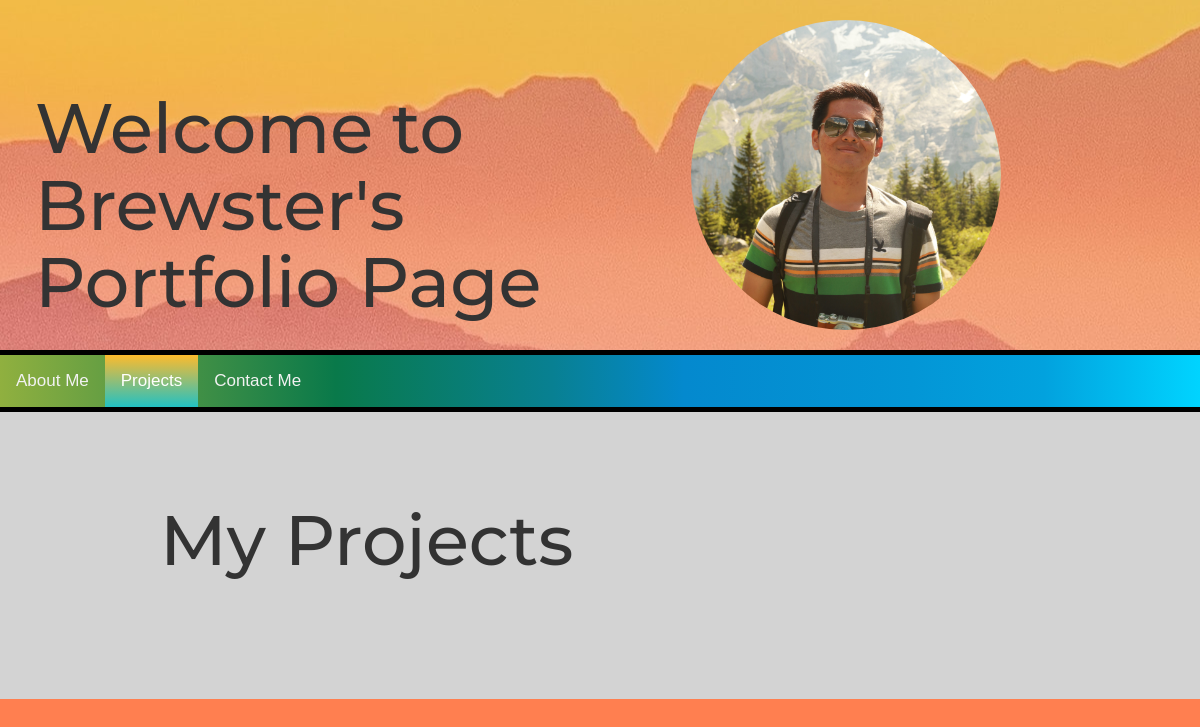
Before: /projects with the older database file.
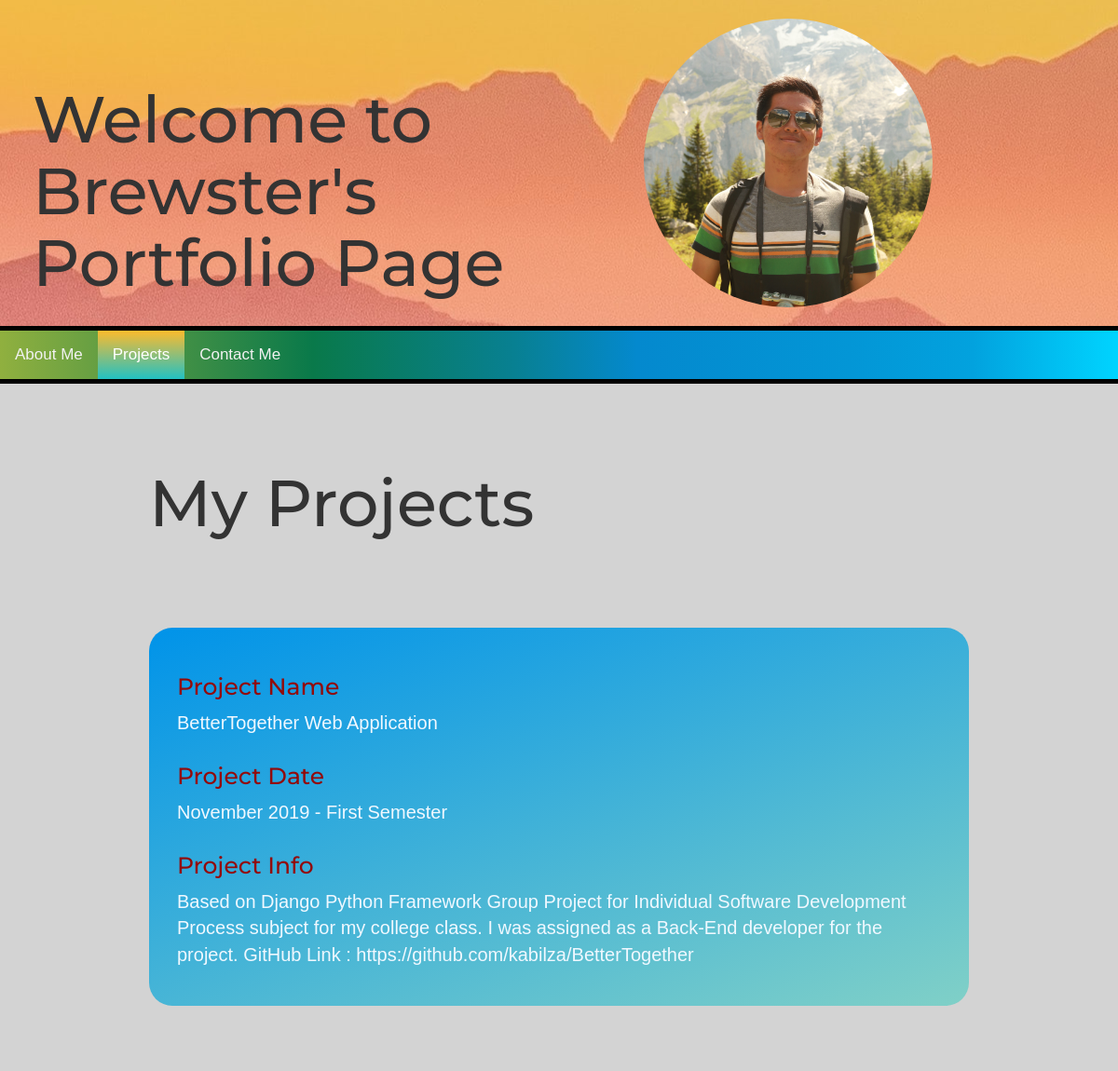
After: the same page with the newer database file.
### portfolio/models.py (models this page shows)
class Projects(models.Model):
    project_name = models.TextField('Project Name', default="NOT SET")
    project_info = models.TextField('Project Info', default="NOT SET")
    date_created = models.TextField('Date', default="NOT SET")
    def get_project_name(self):
        return f"{self.project_name}"
    def get_project_info(self):
        return f"{self.project_info}"
    def get_project_date(self):
        return f"{self.date_created}"

### portfolio/views.py (the view)
# urls.py: path('projects', views.projects, name='projects'),
def projects(request):
    projects = Projects.objects.all()
    context = {'projects' : projects}
    return render(request, 'portfolio/projects.html', context)

### portfolio/templates/portfolio/projects.html (shortened to what this page needs)
{% load static %}
<html>
<body>
  <head>
    <link rel="stylesheet" href="https://maxcdn.bootstrapcdn.com/bootstrap/3.4.1/css/bootstrap.min.css">
    <link rel="stylesheet" href="../static/css/homepage_style.css">
  </head>
  <header style="background-image: url({% static 'image/cover2.jpg' %}); background-position: center center;">
    <div class="container-fluid">
        <h1>Welcome to Brewster's Portfolio Page</h1>
    </div>
    <div class="container">
      <img class="logo" src="{% static 'image/me.jpg' %}" alt="My image">
    </div>
  </header>
  <div class="topnav">
    <a href="{% url 'portfolio:home' %}">About Me</a>
    <a href="#news" class="active">Projects</a>
    <a href="#contact">Contact Me</a>
  </div>
  <div class="main-content">
    <h1>My Projects</h1>
    <div class="container-proj">
    {% if projects %}
      {% for object in projects %}
      <div class="container-proj2">
        <h2> Project Name </h2>
        <p> {{ object.get_project_name }} </p>
        <h2> Project Date </h2>
        <p> {{ object.get_project_date }} </p>
        <h2> Project Info </h2>
        <p> {{ object.get_project_info }} </p>
        </div>
      {% endfor %}
    {% endif %}
    </div>
  </div>
</body>
</html>

### portfolio/static/css/homepage_style.css (style rules this page uses)
h1 { font-family: 'Montserrat', sans-serif; font-size: 70px; }
h2 { font-family: 'Montserrat', sans-serif; font-size: 25px; color: rgb(146, 11, 11); }
a { font-family: 'Trebuchet MS', sans-serif; }
body { background-color: coral; }
.container-fluid { padding-top: 70px; padding-left: 35px; }
.container-proj { display: flex; flex-direction: row; flex-wrap: wrap; padding-top: 40px; align-items: center; justify-content: center; }
.container-proj2 { display: flex; flex-direction: column; position: relative; width: 900px; padding-top: 20px; border: 2px hidden; padding-left: 30px; padding-right: 30px; padding-top: 30px; padding-bottom: 30px; border-radius: 25px; background-color: #0093E9; background-image: linear-gradient(160deg, #0093E9 0%, #80D0C7 100%); margin-top: 45px; }
p { font-family: 'Trebuchet MS', sans-serif; font-size: 20px; color: aliceblue; }
.main-content { width: 100%; background-color: lightgrey; padding-top: 70px; padding-left: 160px; padding-right: 160px; padding-bottom: 70px; }
header, .full-width { display: flex; width: 100%; }
img, .logo { width: 350px; height: 350px; border-radius: 50%; object-fit: cover; padding-top: 20px; padding-bottom: 20px; padding-left: 20px; padding-right: 20px; }
.topnav { border-top: 5px solid black; border-bottom: 5px solid black; position: relative; background: linear-gradient(90deg, rgba(144,176,63,1) 0%, rgba(9,121,74,1) 28%, rgba(8,128,146,1) 46%, rgba(4,137,206,1) 57%, rgba(3,150,214,1) 76%, rgba(2,162,222,1) 87%, rgba(0,212,255,1) 100%); overflow: hidden; }
.topnav a { float: left; color: #f2f2f2; text-align: center; padding: 14px 16px; text-decoration: none; font-size: 17px; }
.topnav a.active { background: linear-gradient(0deg, rgba(34,193,195,1) 0%, rgba(253,187,45,1) 100%); color: white; }

Changed rows visible on the page:
added Projects: get_project_name "BetterTogether Web Application", get_project_date "November 2019 - First Semester", get_project_info "Based on Django Python Framework Group Project for Individual Software Development Process subject for my college class. I was assigned as a Back-End developer for the project. GitHub Link : https://github.com/kabilza/BetterTogether"
